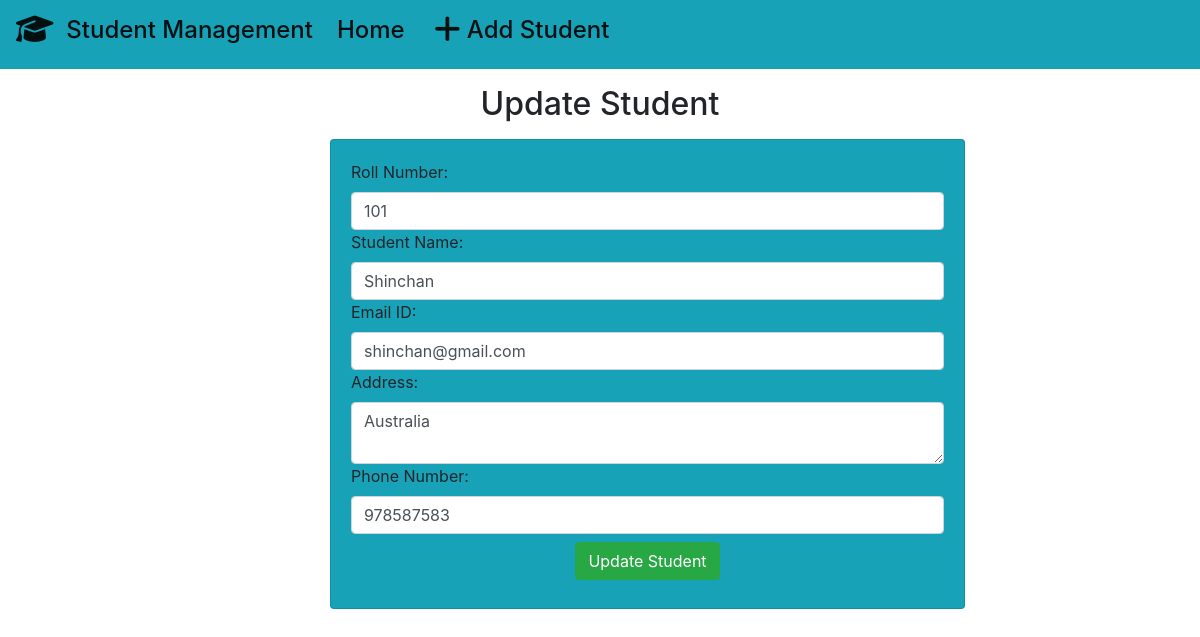
Page /std/update-std/6/ on the committed database.
### student/models.py (models this page shows)
class Student(models.Model):
    roll=models.CharField(max_length=100)
    name=models.CharField(max_length=50)
    email=models.CharField(max_length=150)
    address=models.CharField(max_length=200)
    phone=models.CharField(max_length=10)

### student/views.py (the view)
# urls.py: path('update-std/<int:roll>/', update_std),
def update_std(request, roll):
    std=Student.objects.get(pk=roll)
    return render(request, "std/update_std.html", {'std':std})

### templates/std/update_std.html (shortened to what this page needs)
<!doctype html>
<html lang="en">
  <head>
    <link rel="stylesheet" href="https://cdn.jsdelivr.net/npm/bootstrap@4.4.1/dist/css/bootstrap.min.css">
  </head>
  <body>
    {% include 'std/navbar.html' %}
    <h2 class="text-center my-3">Update Student</h2>
      <div class="container" >
        <div class="row">
          <div class="col-sm-7 offset-md-3">
            <div class="card bg-info">
              <div class="card-body">
                <form action="/std/do-update-std/{{std.id}}" method="POST">
                <div class="md-3">
                  <label for="roll">Roll Number:</label>
                  <input name="std_roll" type="text" id="roll" class="form-control" placeholder="Enter your Roll Number" required value="{{std.roll}}">
                 </div>
                 <div class="md-3">
                  <label for="name">Student Name:</label>
                  <input name="std_name" type="text" id="name" class="form-control" placeholder="Enter your Name" required value="{{std.name}}">
                </div>
                <div class="md-3">
                  <label for="email">Email ID:</label>
                  <input  name="std_email" type="email" id="email" class="form-control" placeholder="Enter your Email ID" required value="{{std.email}}">
                </div>
                 <div class="md-3">
                  <label for="address">Address:</label>
                  <textarea name="std_address" id="address" rows="2" class="form-control" placeholder="Enter your Address">{{std.address}}</textarea>
                </div>
                 <div class="md-3">
                  <label for="Phone">Phone Number:</label>
                  <input  name="std_phone" type="number" id="Phone" class="form-control" placeholder="Enter your Phone Number" required value="{{std.phone}}">
                </div>
                <div class="container text-center my-2">
                  <button class="btn btn-success">
                          Update Student
                  </button>
                </div>
                </form>
              </div>
            </div>
          </div>
        </div>
      </div>
  </body>
</html>

### rows in the picture
Student: std_roll "101", std_name "Shinchan", std_email "shinchan@gmail.com", std_address "Australia", std_phone "978587583"
